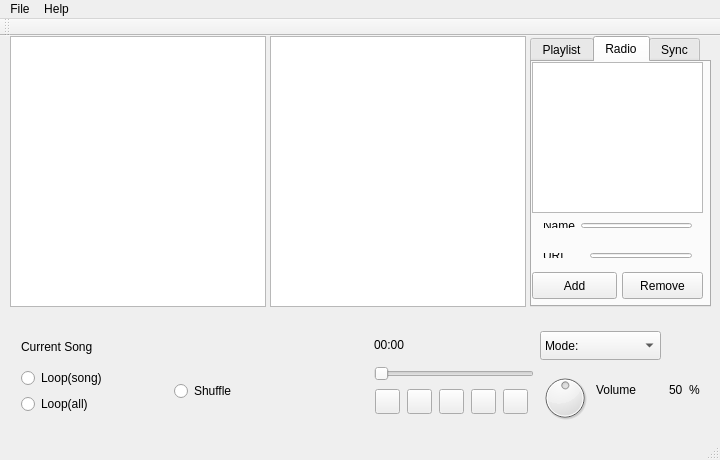
<?xml version="1.0" encoding="UTF-8"?>
<ui version="4.0">
 <class>BeagleMain</class>
 <widget class="QMainWindow" name="BeagleMain">
  <property name="geometry">
   <rect>
    <x>0</x>
    <y>0</y>
    <width>720</width>
    <height>460</height>
   </rect>
  </property>
  <property name="minimumSize">
   <size>
    <width>720</width>
    <height>460</height>
   </size>
  </property>
  <property name="windowTitle">
   <string>Beagle Tomb v.0.1.5</string>
  </property>
  <widget class="QWidget" name="centralWidget">
   <widget class="QListView" name="MenuList">
    <property name="geometry">
     <rect>
      <x>10</x>
      <y>0</y>
      <width>256</width>
      <height>271</height>
     </rect>
    </property>
    <property name="minimumSize">
     <size>
      <width>256</width>
      <height>271</height>
     </size>
    </property>
   </widget>
   <widget class="QListView" name="TitleList">
    <property name="geometry">
     <rect>
      <x>270</x>
      <y>0</y>
      <width>256</width>
      <height>271</height>
     </rect>
    </property>
    <property name="minimumSize">
     <size>
      <width>256</width>
      <height>271</height>
     </size>
    </property>
   </widget>
   <widget class="QTabWidget" name="tabWidget">
    <property name="geometry">
     <rect>
      <x>530</x>
      <y>0</y>
      <width>181</width>
      <height>271</height>
     </rect>
    </property>
    <property name="minimumSize">
     <size>
      <width>161</width>
      <height>271</height>
     </size>
    </property>
    <property name="toolTip">
     <string>Sync Menu!</string>
    </property>
    <property name="currentIndex">
     <number>1</number>
    </property>
    <widget class="QWidget" name="Playlist_tab">
     <attribute name="title">
      <string>Playlist</string>
     </attribute>
     <widget class="QListView" name="PlayList">
      <property name="geometry">
       <rect>
        <x>1</x>
        <y>1</y>
        <width>170</width>
        <height>160</height>
       </rect>
      </property>
      <property name="sizePolicy">
       <sizepolicy hsizetype="Preferred" vsizetype="Preferred">
        <horstretch>0</horstretch>
        <verstretch>0</verstretch>
       </sizepolicy>
      </property>
      <property name="minimumSize">
       <size>
        <width>170</width>
        <height>160</height>
       </size>
      </property>
      <property name="maximumSize">
       <size>
        <width>170</width>
        <height>160</height>
       </size>
      </property>
      <property name="toolTip">
       <string>Playist not working yet, coming soon</string>
      </property>
      <property name="resizeMode">
       <enum>QListView::Adjust</enum>
      </property>
     </widget>
     <widget class="QPushButton" name="DOWN_but">
      <property name="geometry">
       <rect>
        <x>60</x>
        <y>201</y>
        <width>55</width>
        <height>30</height>
       </rect>
      </property>
      <property name="minimumSize">
       <size>
        <width>55</width>
        <height>30</height>
       </size>
      </property>
      <property name="maximumSize">
       <size>
        <width>55</width>
        <height>30</height>
       </size>
      </property>
      <property name="text">
       <string>Down</string>
      </property>
     </widget>
     <widget class="QPushButton" name="UP_but">
      <property name="geometry">
       <rect>
        <x>3</x>
        <y>201</y>
        <width>55</width>
        <height>30</height>
       </rect>
      </property>
      <property name="minimumSize">
       <size>
        <width>55</width>
        <height>30</height>
       </size>
      </property>
      <property name="maximumSize">
       <size>
        <width>55</width>
        <height>30</height>
       </size>
      </property>
      <property name="text">
       <string>Up</string>
      </property>
     </widget>
     <widget class="QPushButton" name="OPEN_but">
      <property name="geometry">
       <rect>
        <x>117</x>
        <y>201</y>
        <width>55</width>
        <height>30</height>
       </rect>
      </property>
      <property name="minimumSize">
       <size>
        <width>55</width>
        <height>30</height>
       </size>
      </property>
      <property name="maximumSize">
       <size>
        <width>55</width>
        <height>30</height>
       </size>
      </property>
      <property name="text">
       <string>Open</string>
      </property>
     </widget>
     <widget class="QPushButton" name="ADD_but">
      <property name="geometry">
       <rect>
        <x>3</x>
        <y>166</y>
        <width>55</width>
        <height>30</height>
       </rect>
      </property>
      <property name="minimumSize">
       <size>
        <width>55</width>
        <height>30</height>
       </size>
      </property>
      <property name="maximumSize">
       <size>
        <width>55</width>
        <height>30</height>
       </size>
      </property>
      <property name="text">
       <string>Add</string>
      </property>
     </widget>
     <widget class="QPushButton" name="SAVE_but">
      <property name="geometry">
       <rect>
        <x>117</x>
        <y>166</y>
        <width>55</width>
        <height>30</height>
       </rect>
      </property>
      <property name="minimumSize">
       <size>
        <width>55</width>
        <height>30</height>
       </size>
      </property>
      <property name="maximumSize">
       <size>
        <width>55</width>
        <height>30</height>
       </size>
      </property>
      <property name="text">
       <string>Save</string>
      </property>
     </widget>
     <widget class="QPushButton" name="REMOVE_but">
      <property name="geometry">
       <rect>
        <x>60</x>
        <y>166</y>
        <width>55</width>
        <height>30</height>
       </rect>
      </property>
      <property name="minimumSize">
       <size>
        <width>55</width>
        <height>30</height>
       </size>
      </property>
      <property name="maximumSize">
       <size>
        <width>55</width>
        <height>30</height>
       </size>
      </property>
      <property name="text">
       <string>Remove</string>
      </property>
     </widget>
    </widget>
    <widget class="QWidget" name="tab">
     <attribute name="title">
      <string>Radio</string>
     </attribute>
     <widget class="QPushButton" name="but_RadAdd">
      <property name="geometry">
       <rect>
        <x>0</x>
        <y>210</y>
        <width>85</width>
        <height>27</height>
       </rect>
      </property>
      <property name="minimumSize">
       <size>
        <width>80</width>
        <height>27</height>
       </size>
      </property>
      <property name="text">
       <string>Add</string>
      </property>
     </widget>
     <widget class="QPushButton" name="but_RemRad">
      <property name="geometry">
       <rect>
        <x>90</x>
        <y>210</y>
        <width>81</width>
        <height>27</height>
       </rect>
      </property>
      <property name="minimumSize">
       <size>
        <width>80</width>
        <height>27</height>
       </size>
      </property>
      <property name="text">
       <string>Remove</string>
      </property>
     </widget>
     <widget class="QListView" name="list_radio">
      <property name="geometry">
       <rect>
        <x>0</x>
        <y>0</y>
        <width>171</width>
        <height>151</height>
       </rect>
      </property>
     </widget>
     <widget class="QWidget" name="layoutWidget_2">
      <property name="geometry">
       <rect>
        <x>0</x>
        <y>150</y>
        <width>171</width>
        <height>27</height>
       </rect>
      </property>
      <layout class="QHBoxLayout" name="horizontalLayout_6">
       <item>
        <widget class="QLabel" name="label_4">
         <property name="text">
          <string>Name</string>
         </property>
        </widget>
       </item>
       <item>
        <widget class="QLineEdit" name="entry_radName"/>
       </item>
      </layout>
     </widget>
     <widget class="QWidget" name="">
      <property name="geometry">
       <rect>
        <x>0</x>
        <y>180</y>
        <width>171</width>
        <height>27</height>
       </rect>
      </property>
      <layout class="QHBoxLayout" name="horizontalLayout_5">
       <item>
        <widget class="QLabel" name="label_3">
         <property name="text">
          <string>URL     </string>
         </property>
        </widget>
       </item>
       <item>
        <widget class="QLineEdit" name="entry_radURL"/>
       </item>
      </layout>
     </widget>
    </widget>
    <widget class="QWidget" name="Sync_tab">
     <attribute name="title">
      <string>Sync</string>
     </attribute>
     <widget class="QPushButton" name="SYNC_but">
      <property name="geometry">
       <rect>
        <x>30</x>
        <y>90</y>
        <width>93</width>
        <height>27</height>
       </rect>
      </property>
      <property name="toolTip">
       <string>Sync from mediatomb</string>
      </property>
      <property name="text">
       <string>Sync</string>
      </property>
     </widget>
     <widget class="QPushButton" name="ADMIN_but">
      <property name="geometry">
       <rect>
        <x>30</x>
        <y>130</y>
        <width>91</width>
        <height>27</height>
       </rect>
      </property>
      <property name="text">
       <string>Admin</string>
      </property>
     </widget>
    </widget>
   </widget>
   <widget class="QWidget" name="layoutWidget">
    <property name="geometry">
     <rect>
      <x>10</x>
      <y>284</y>
      <width>701</width>
      <height>105</height>
     </rect>
    </property>
    <layout class="QHBoxLayout" name="horizontalLayout_4">
     <item>
      <layout class="QVBoxLayout" name="verticalLayout_3">
       <item>
        <widget class="QLabel" name="SONG_lbl">
         <property name="minimumSize">
          <size>
           <width>300</width>
           <height>17</height>
          </size>
         </property>
         <property name="text">
          <string>Current Song</string>
         </property>
        </widget>
       </item>
       <item>
        <layout class="QHBoxLayout" name="horizontalLayout_2">
         <item>
          <layout class="QVBoxLayout" name="verticalLayout_2">
           <item>
            <widget class="QRadioButton" name="rad_loopSong">
             <property name="text">
              <string>Loop(song)</string>
             </property>
            </widget>
           </item>
           <item>
            <widget class="QRadioButton" name="rad_loop">
             <property name="text">
              <string>Loop(all)</string>
             </property>
            </widget>
           </item>
          </layout>
         </item>
         <item>
          <widget class="QRadioButton" name="rad_shuffle">
           <property name="text">
            <string>Shuffle</string>
           </property>
          </widget>
         </item>
        </layout>
       </item>
      </layout>
     </item>
     <item>
      <spacer name="horizontalSpacer">
       <property name="orientation">
        <enum>Qt::Horizontal</enum>
       </property>
       <property name="sizeType">
        <enum>QSizePolicy::Expanding</enum>
       </property>
       <property name="sizeHint" stdset="0">
        <size>
         <width>80</width>
         <height>20</height>
        </size>
       </property>
      </spacer>
     </item>
     <item>
      <layout class="QVBoxLayout" name="verticalLayout_6">
       <item>
        <widget class="QLabel" name="SEEK_lbl">
         <property name="text">
          <string>00:00</string>
         </property>
        </widget>
       </item>
       <item>
        <layout class="QVBoxLayout" name="verticalLayout_5">
         <item>
          <widget class="QSlider" name="SEEK_slider">
           <property name="minimumSize">
            <size>
             <width>160</width>
             <height>19</height>
            </size>
           </property>
           <property name="toolTip">
            <string>Seek</string>
           </property>
           <property name="orientation">
            <enum>Qt::Horizontal</enum>
           </property>
          </widget>
         </item>
         <item>
          <layout class="QHBoxLayout" name="horizontalLayout_3">
           <item>
            <widget class="QPushButton" name="RRWD_but">
             <property name="minimumSize">
              <size>
               <width>25</width>
               <height>25</height>
              </size>
             </property>
             <property name="maximumSize">
              <size>
               <width>25</width>
               <height>25</height>
              </size>
             </property>
             <property name="toolTip">
              <string>Prev</string>
             </property>
             <property name="text">
              <string/>
             </property>
             <property name="icon">
              <iconset resource="../images/BTres.qrc">
               <normaloff>:/images/RRWD_icon.png</normaloff>:/images/RRWD_icon.png</iconset>
             </property>
            </widget>
           </item>
           <item>
            <widget class="QPushButton" name="STOP_but">
             <property name="minimumSize">
              <size>
               <width>25</width>
               <height>25</height>
              </size>
             </property>
             <property name="maximumSize">
              <size>
               <width>25</width>
               <height>25</height>
              </size>
             </property>
             <property name="toolTip">
              <string>Stop</string>
             </property>
             <property name="text">
              <string/>
             </property>
             <property name="icon">
              <iconset resource="../images/BTres.qrc">
               <normaloff>:/images/STOP_icon.png</normaloff>:/images/STOP_icon.png</iconset>
             </property>
            </widget>
           </item>
           <item>
            <widget class="QPushButton" name="PAUSE_but">
             <property name="minimumSize">
              <size>
               <width>25</width>
               <height>25</height>
              </size>
             </property>
             <property name="maximumSize">
              <size>
               <width>25</width>
               <height>25</height>
              </size>
             </property>
             <property name="toolTip">
              <string>Pause</string>
             </property>
             <property name="text">
              <string/>
             </property>
             <property name="icon">
              <iconset resource="../images/BTres.qrc">
               <normaloff>:/images/PAUSE_icon.png</normaloff>:/images/PAUSE_icon.png</iconset>
             </property>
            </widget>
           </item>
           <item>
            <widget class="QPushButton" name="FWD_but">
             <property name="minimumSize">
              <size>
               <width>25</width>
               <height>25</height>
              </size>
             </property>
             <property name="maximumSize">
              <size>
               <width>25</width>
               <height>25</height>
              </size>
             </property>
             <property name="toolTip">
              <string>Play</string>
             </property>
             <property name="text">
              <string/>
             </property>
             <property name="icon">
              <iconset resource="../images/BTres.qrc">
               <normaloff>:/images/FWD_icon.png</normaloff>:/images/FWD_icon.png</iconset>
             </property>
            </widget>
           </item>
           <item>
            <widget class="QPushButton" name="FFWD_but">
             <property name="minimumSize">
              <size>
               <width>25</width>
               <height>25</height>
              </size>
             </property>
             <property name="maximumSize">
              <size>
               <width>25</width>
               <height>25</height>
              </size>
             </property>
             <property name="toolTip">
              <string>Next</string>
             </property>
             <property name="text">
              <string/>
             </property>
             <property name="icon">
              <iconset resource="../images/BTres.qrc">
               <normaloff>:/images/FFWD_icon.png</normaloff>:/images/FFWD_icon.png</iconset>
             </property>
            </widget>
           </item>
          </layout>
         </item>
        </layout>
       </item>
      </layout>
     </item>
     <item>
      <spacer name="horizontalSpacer_3">
       <property name="orientation">
        <enum>Qt::Horizontal</enum>
       </property>
       <property name="sizeHint" stdset="0">
        <size>
         <width>13</width>
         <height>17</height>
        </size>
       </property>
      </spacer>
     </item>
     <item>
      <layout class="QVBoxLayout" name="verticalLayout">
       <item>
        <widget class="QComboBox" name="MODE_combo">
         <property name="minimumSize">
          <size>
           <width>121</width>
           <height>29</height>
          </size>
         </property>
         <property name="maximumSize">
          <size>
           <width>121</width>
           <height>29</height>
          </size>
         </property>
         <item>
          <property name="text">
           <string>Mode:</string>
          </property>
         </item>
         <item>
          <property name="text">
           <string>Artists</string>
          </property>
         </item>
         <item>
          <property name="text">
           <string>Albums</string>
          </property>
         </item>
         <item>
          <property name="text">
           <string>Songs</string>
          </property>
         </item>
         <item>
          <property name="text">
           <string>Videos</string>
          </property>
         </item>
        </widget>
       </item>
       <item>
        <layout class="QHBoxLayout" name="horizontalLayout">
         <item>
          <widget class="QDial" name="VOL_dial">
           <property name="minimumSize">
            <size>
             <width>50</width>
             <height>64</height>
            </size>
           </property>
           <property name="maximumSize">
            <size>
             <width>50</width>
             <height>64</height>
            </size>
           </property>
           <property name="toolTip">
            <string>Volume</string>
           </property>
           <property name="value">
            <number>50</number>
           </property>
          </widget>
         </item>
         <item>
          <widget class="QLabel" name="label">
           <property name="minimumSize">
            <size>
             <width>67</width>
             <height>17</height>
            </size>
           </property>
           <property name="maximumSize">
            <size>
             <width>67</width>
             <height>17</height>
            </size>
           </property>
           <property name="text">
            <string>Volume</string>
           </property>
          </widget>
         </item>
         <item>
          <widget class="QLabel" name="VOL_lbl">
           <property name="text">
            <string>50</string>
           </property>
          </widget>
         </item>
         <item>
          <widget class="QLabel" name="label_2">
           <property name="text">
            <string>%</string>
           </property>
          </widget>
         </item>
        </layout>
       </item>
      </layout>
     </item>
    </layout>
   </widget>
  </widget>
  <widget class="QMenuBar" name="menuBar">
   <property name="geometry">
    <rect>
     <x>0</x>
     <y>0</y>
     <width>720</width>
     <height>27</height>
    </rect>
   </property>
   <widget class="QMenu" name="menuFile">
    <property name="title">
     <string>File</string>
    </property>
    <addaction name="actionPreferences_2"/>
    <addaction name="actionSync"/>
   </widget>
   <widget class="QMenu" name="menuHelp">
    <property name="title">
     <string>Help</string>
    </property>
    <addaction name="actionAbout"/>
    <addaction name="actionDonate_2"/>
   </widget>
   <addaction name="menuFile"/>
   <addaction name="menuHelp"/>
  </widget>
  <widget class="QToolBar" name="mainToolBar">
   <attribute name="toolBarArea">
    <enum>TopToolBarArea</enum>
   </attribute>
   <attribute name="toolBarBreak">
    <bool>false</bool>
   </attribute>
  </widget>
  <widget class="QStatusBar" name="statusBar"/>
  <action name="actionDocumentation">
   <property name="text">
    <string>Documentation</string>
   </property>
  </action>
  <action name="actionAbout">
   <property name="text">
    <string>About</string>
   </property>
  </action>
  <action name="actionAccess_Mediatomb">
   <property name="text">
    <string>Access Mediatomb</string>
   </property>
  </action>
  <action name="actionAdmin_Mediatomb">
   <property name="text">
    <string>Admin Mediatomb</string>
   </property>
  </action>
  <action name="actionPreferences">
   <property name="text">
    <string>Configuration</string>
   </property>
  </action>
  <action name="actionPreferences_2">
   <property name="text">
    <string>Preferences</string>
   </property>
  </action>
  <action name="actionDonate">
   <property name="text">
    <string>Donate</string>
   </property>
  </action>
  <action name="actionSync">
   <property name="text">
    <string>Sync</string>
   </property>
  </action>
  <action name="actionDonate_2">
   <property name="text">
    <string>Donate</string>
   </property>
  </action>
 </widget>
 <layoutdefault spacing="6" margin="11"/>
 <resources>
  <include location="../images/BTres.qrc"/>
 </resources>
 <connections>
  <connection>
   <sender>SEEK_slider</sender>
   <signal>sliderMoved(int)</signal>
   <receiver>SEEK_lbl</receiver>
   <slot>setNum(int)</slot>
   <hints>
    <hint type="sourcelabel">
     <x>365</x>
     <y>355</y>
    </hint>
    <hint type="destinationlabel">
     <x>423</x>
     <y>316</y>
    </hint>
   </hints>
  </connection>
  <connection>
   <sender>VOL_dial</sender>
   <signal>valueChanged(int)</signal>
   <receiver>VOL_lbl</receiver>
   <slot>setNum(int)</slot>
   <hints>
    <hint type="sourcelabel">
     <x>567</x>
     <y>350</y>
    </hint>
    <hint type="destinationlabel">
     <x>676</x>
     <y>353</y>
    </hint>
   </hints>
  </connection>
 </connections>
</ui>
